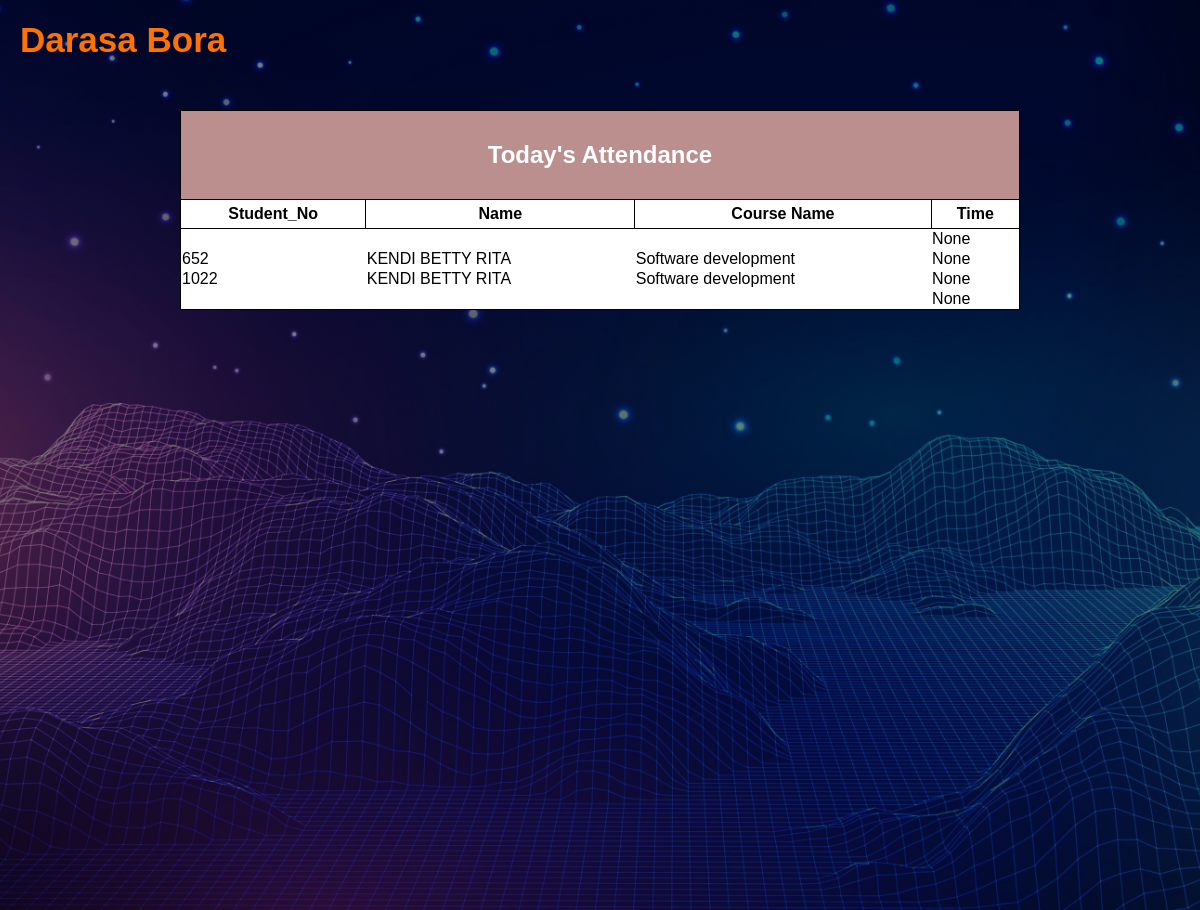
Page /home on the earlier database version.
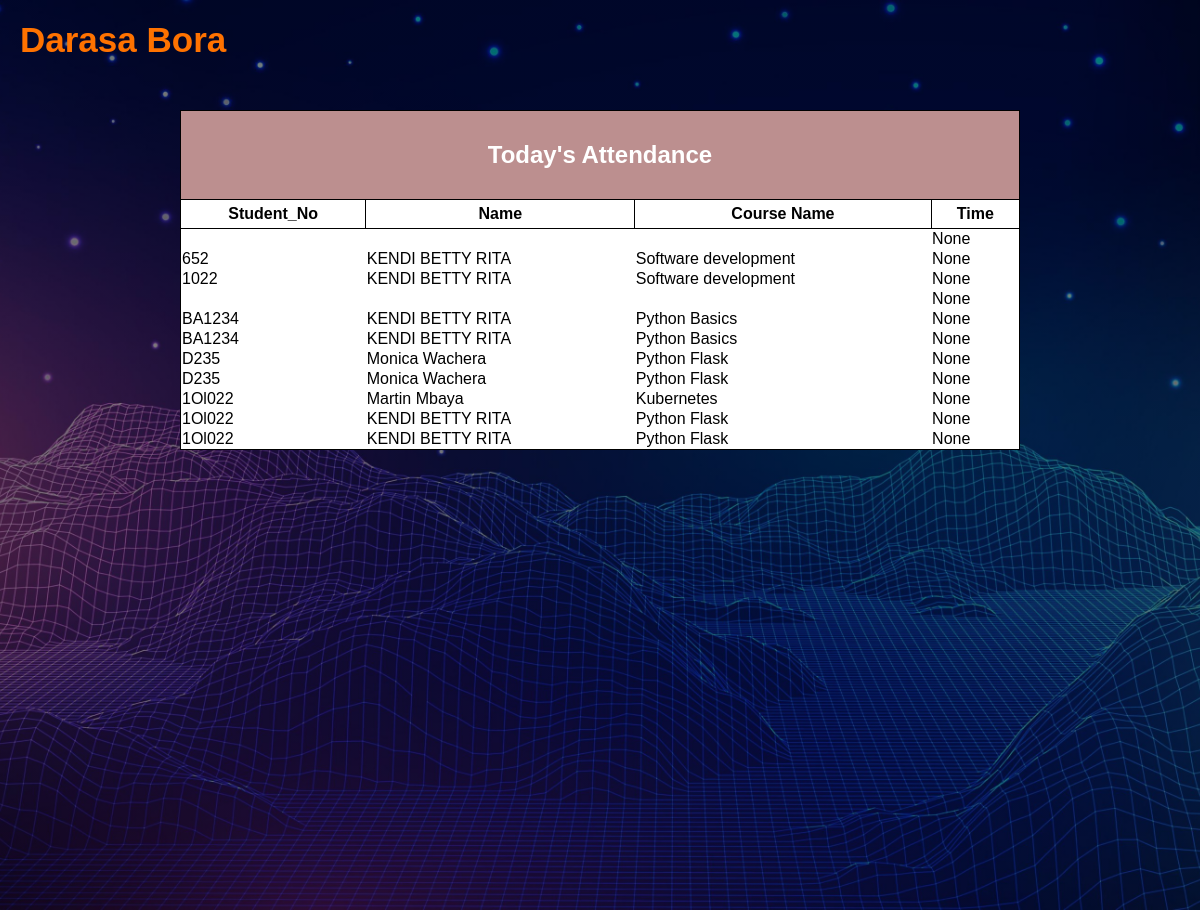
Same page on the later database version.
### tables this page shows
CREATE TABLE users (
   username TEXT NOT NULL,
   password TEXT,
   email TEXT NOT NULl,
   student_no TEXT,
   course_name TEXT,
   name TEXT,
   time datetime,
   photo VARBINARY
   );

### app.py (the view)
@ app.route('/home', methods=['GET', 'POST'])
def home():
    conn = get_db_connection()
    cur = conn.cursor()
    cur.execute('SELECT student_no, name, course_name, time FROM users')
    records = cur.fetchall()
    conn.close()
    return render_template('home.html', records=records)

### app.py (called while the page is built)
def get_db_connection():
    conn = sqlite3.connect('database.db')
    conn.row_factory = sqlite3.Row
    return conn

### templates/home.html (shortened to what this page needs)
<!DOCTYPE html>
<html lang="en">
<head>
    <link rel="stylesheet" href="static/css/home.css">
</head>
<body>
    <div class="main">
        <div class="navbar">
            <div class="icon">
                <h2 class="logo">Darasa Bora</h2>
            </div>
        </div>
        <table>
            <head>
                <form action="{{ url_for('home') }}" method="post">
                    <tr>
                        <th colspan="100%" class="table-title">
                            <h2> Today's Attendance </h2>
                        </th>
                    </tr>
                    <tr>
                        <th>Student_No</th>
                        <th>Name</th>
                        <th>Course Name</th>
                        <th>Time</th>
                    </tr>
                </form>
            </head>
            <col>
            {% for record in records %}
            <tr>
                <td>{{record.student_no}}</td>
                <td>{{record.name}}</td>
                <td>{{record.course_name}}</td>
                <td>{{record.time}}</td>
            </tr>
            {% endfor %}
        </table>
    </div>
</body>
</html>

### static/css/home.css (style rules this page uses)
body { margin: 0; padding: 0; }
.main { background: linear-gradient(to top, rgba(0, 0, 0, 0.5)50%, rgba(0, 0, 0, 0.5)50%), url("../images/background.jpeg"); background-size: cover; background-position: center; padding-top: 10px; padding-bottom: 100px; height: 100vh; width: 100%; margin-top: 0px; }
table { border: 1px solid black; font-family: Arial, Helvetica, sans-serif; border-collapse: collapse; width: 70%; margin: auto; background-color: whitesmoke; background-color: white; }
table th { border: 1px solid black !important; padding: 5px }
.navbar { width: 1200px; height: 100px; margin: auto; }
.icon { width: 1200px; float: left; height: 70px; }
.logo { color: #ff7200; font-size: 35px; font-family: Arial; padding-left: 10px; float: left; padding-bottom: 0; padding-left: 20px; margin-top: 10px; position: relative; }
.table-title { padding: 0px; background-color: rosybrown; color: white; padding: 10px; }

Differences in the rows shown:
added users: student_no "BA1234", name "KENDI BETTY RITA", course_name "Python Basics", time "None"
added users: student_no "BA1234", name "KENDI BETTY RITA", course_name "Python Basics", time "None"
added users: student_no "D235", name "Monica Wachera", course_name "Python Flask", time "None"
added users: student_no "D235", name "Monica Wachera", course_name "Python Flask", time "None"
added users: student_no "1Ol022", name "Martin Mbaya", course_name "Kubernetes", time "None"
added users: student_no "1Ol022", name "KENDI BETTY RITA", course_name "Python Flask", time "None"
added users: student_no "1Ol022", name "KENDI BETTY RITA", course_name "Python Flask", time "None"
